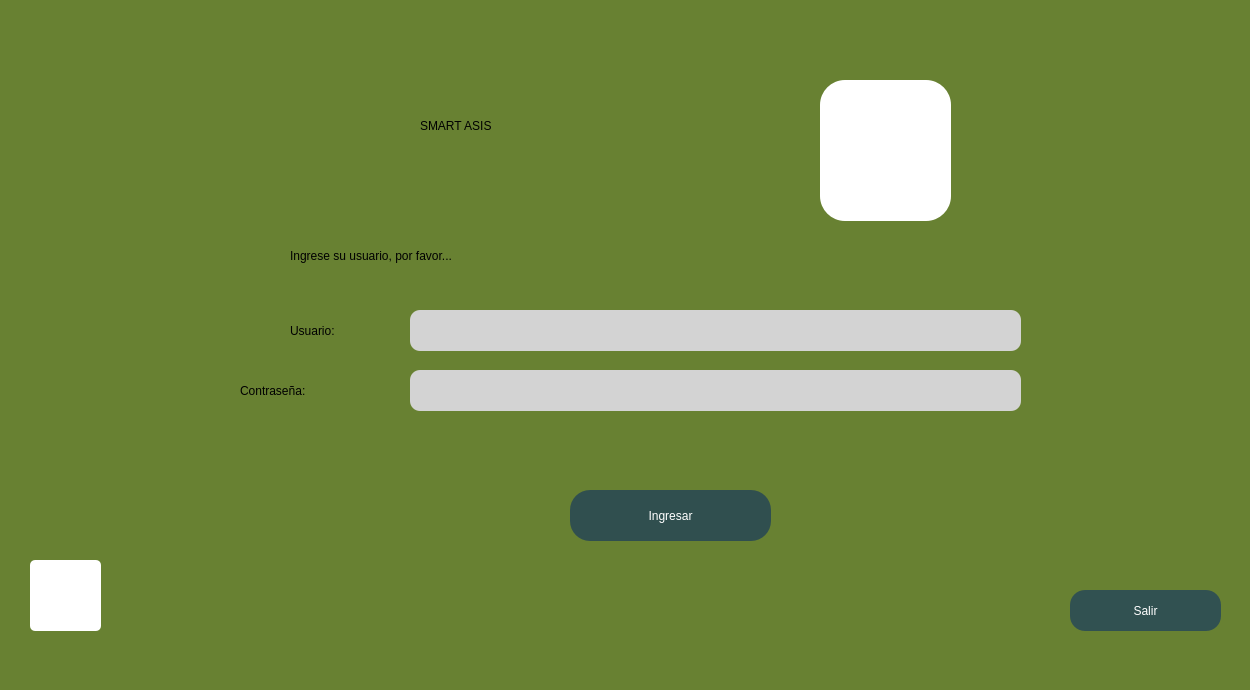
<?xml version="1.0" encoding="UTF-8"?>
<ui version="4.0">
 <class>MainWindow</class>
 <widget class="QMainWindow" name="MainWindow">
  <property name="geometry">
   <rect>
    <x>0</x>
    <y>0</y>
    <width>1250</width>
    <height>690</height>
   </rect>
  </property>
  <property name="minimumSize">
   <size>
    <width>700</width>
    <height>500</height>
   </size>
  </property>
  <property name="maximumSize">
   <size>
    <width>1250</width>
    <height>690</height>
   </size>
  </property>
  <property name="palette">
   <palette>
    <active>
     <colorrole role="Base">
      <brush brushstyle="SolidPattern">
       <color alpha="255">
        <red>255</red>
        <green>255</green>
        <blue>255</blue>
       </color>
      </brush>
     </colorrole>
     <colorrole role="Window">
      <brush brushstyle="SolidPattern">
       <color alpha="255">
        <red>104</red>
        <green>129</green>
        <blue>50</blue>
       </color>
      </brush>
     </colorrole>
    </active>
    <inactive>
     <colorrole role="Base">
      <brush brushstyle="SolidPattern">
       <color alpha="255">
        <red>255</red>
        <green>255</green>
        <blue>255</blue>
       </color>
      </brush>
     </colorrole>
     <colorrole role="Window">
      <brush brushstyle="SolidPattern">
       <color alpha="255">
        <red>104</red>
        <green>129</green>
        <blue>50</blue>
       </color>
      </brush>
     </colorrole>
    </inactive>
    <disabled>
     <colorrole role="Base">
      <brush brushstyle="SolidPattern">
       <color alpha="255">
        <red>104</red>
        <green>129</green>
        <blue>50</blue>
       </color>
      </brush>
     </colorrole>
     <colorrole role="Window">
      <brush brushstyle="SolidPattern">
       <color alpha="255">
        <red>104</red>
        <green>129</green>
        <blue>50</blue>
       </color>
      </brush>
     </colorrole>
    </disabled>
   </palette>
  </property>
  <property name="windowTitle">
   <string>MainWindow</string>
  </property>
  <property name="styleSheet">
   <string notr="true">QWidget#centralwidget{
background-color: qlineargradient(spread:pad, x1:0.965364, y1:0.011, x2:0, y2:1, stop:0.318182 rgba(101, 127, 0, 255), stop:0.99999999999 rgba(255, 255, 255, 255));}</string>
  </property>
  <widget class="QWidget" name="centralwidget">
   <widget class="QLabel" name="texto1">
    <property name="geometry">
     <rect>
      <x>290</x>
      <y>230</y>
      <width>431</width>
      <height>51</height>
     </rect>
    </property>
    <property name="styleSheet">
     <string notr="true">font: 25pt &quot;Holy Friday&quot;;
color: rgb(48, 79, 79);
QWidget#centralwidget{
background-color: qlineargradient(spread:pad, x1:0.943, y1:0.039, x2:0, y2:1, stop:1 rgba(101, 127, 0, 255));}

</string>
    </property>
    <property name="text">
     <string>Ingrese su usuario, por favor...</string>
    </property>
   </widget>
   <widget class="QLabel" name="labelUsua">
    <property name="geometry">
     <rect>
      <x>290</x>
      <y>310</y>
      <width>121</width>
      <height>41</height>
     </rect>
    </property>
    <property name="styleSheet">
     <string notr="true">font: 25pt &quot;Holy Friday&quot;;
color: rgb(48, 79, 79);
QWidget#centralwidget{
background-color: qlineargradient(spread:pad, x1:0.943, y1:0.039, x2:0, y2:1, stop:1 rgba(101, 127, 0, 255));}

</string>
    </property>
    <property name="text">
     <string>Usuario:</string>
    </property>
   </widget>
   <widget class="QLabel" name="labelContra">
    <property name="geometry">
     <rect>
      <x>240</x>
      <y>370</y>
      <width>171</width>
      <height>41</height>
     </rect>
    </property>
    <property name="styleSheet">
     <string notr="true">font: 25pt &quot;Holy Friday&quot;;
color: rgb(48, 79, 79);
QWidget#centralwidget{
background-color: qlineargradient(spread:pad, x1:0.943, y1:0.039, x2:0, y2:1, stop:1 rgba(101, 127, 0, 255));}

</string>
    </property>
    <property name="text">
     <string>Contraseña:</string>
    </property>
   </widget>
   <widget class="QLineEdit" name="usuario_qt">
    <property name="geometry">
     <rect>
      <x>410</x>
      <y>310</y>
      <width>611</width>
      <height>41</height>
     </rect>
    </property>
    <property name="styleSheet">
     <string notr="true">border-radius:10px;
font: 19pt &quot;Holy Friday&quot;;
color: black;
background-color: rgb(211, 211, 211);
</string>
    </property>
    <property name="text">
     <string/>
    </property>
   </widget>
   <widget class="QLineEdit" name="password_qt">
    <property name="geometry">
     <rect>
      <x>410</x>
      <y>370</y>
      <width>611</width>
      <height>41</height>
     </rect>
    </property>
    <property name="styleSheet">
     <string notr="true">border-radius:10px;
font: 19pt &quot;Holy Friday&quot;;
color: black;
background-color: rgb(211, 211, 211);
</string>
    </property>
    <property name="text">
     <string/>
    </property>
    <property name="echoMode">
     <enum>QLineEdit::Password</enum>
    </property>
   </widget>
   <widget class="QLabel" name="advertencia_qt">
    <property name="geometry">
     <rect>
      <x>410</x>
      <y>430</y>
      <width>431</width>
      <height>41</height>
     </rect>
    </property>
    <property name="styleSheet">
     <string notr="true">border-radius:20px;
font: 25pt &quot;Holy Friday&quot;;
color: red;
</string>
    </property>
    <property name="text">
     <string/>
    </property>
   </widget>
   <widget class="QLabel" name="titulo_4">
    <property name="geometry">
     <rect>
      <x>30</x>
      <y>560</y>
      <width>71</width>
      <height>71</height>
     </rect>
    </property>
    <property name="styleSheet">
     <string notr="true">background-color: rgb(255, 255, 255);
border-radius:5px;</string>
    </property>
    <property name="text">
     <string/>
    </property>
    <property name="pixmap">
     <pixmap resource="../imagenes/Recursos.qrc">:/Principal/logo_colegio.jpg</pixmap>
    </property>
    <property name="scaledContents">
     <bool>true</bool>
    </property>
   </widget>
   <widget class="QLabel" name="titulo_5">
    <property name="geometry">
     <rect>
      <x>420</x>
      <y>40</y>
      <width>381</width>
      <height>171</height>
     </rect>
    </property>
    <property name="styleSheet">
     <string notr="true">font: 120pt &quot;New Easter&quot;;
color: rgb(211, 211, 211);

QWidget#centralwidget{
background-color: qlineargradient(spread:pad, x1:0.943, y1:0.039, x2:0, y2:1, stop:1 rgba(101, 127, 0, 255));}

</string>
    </property>
    <property name="text">
     <string>SMART ASIS</string>
    </property>
   </widget>
   <widget class="QPushButton" name="ingresar_qt">
    <property name="geometry">
     <rect>
      <x>570</x>
      <y>490</y>
      <width>201</width>
      <height>51</height>
     </rect>
    </property>
    <property name="styleSheet">
     <string notr="true">border-radius:20px;
background-color: rgb(48, 79, 79);
font: 18pt &quot;Holy Friday&quot;;
color: white;


</string>
    </property>
    <property name="text">
     <string>Ingresar</string>
    </property>
   </widget>
   <widget class="QLabel" name="titulo_6">
    <property name="geometry">
     <rect>
      <x>820</x>
      <y>80</y>
      <width>131</width>
      <height>141</height>
     </rect>
    </property>
    <property name="styleSheet">
     <string notr="true">background-color: rgb(255, 255, 255);
border-radius:25px;</string>
    </property>
    <property name="text">
     <string/>
    </property>
    <property name="pixmap">
     <pixmap resource="../imagenes/Recursos.qrc">:/Principal/Logo app.png</pixmap>
    </property>
    <property name="scaledContents">
     <bool>true</bool>
    </property>
   </widget>
   <widget class="QPushButton" name="salirqt">
    <property name="geometry">
     <rect>
      <x>1070</x>
      <y>590</y>
      <width>151</width>
      <height>41</height>
     </rect>
    </property>
    <property name="styleSheet">
     <string notr="true">border-radius:15px;
background-color: rgb(49, 81, 81);
font: 15pt &quot;Holy Friday&quot;;
color: white;


</string>
    </property>
    <property name="text">
     <string>Salir</string>
    </property>
    <property name="checkable">
     <bool>true</bool>
    </property>
   </widget>
  </widget>
 </widget>
 <resources>
  <include location="../imagenes/Recursos.qrc"/>
 </resources>
 <connections>
  <connection>
   <sender>salirqt</sender>
   <signal>toggled(bool)</signal>
   <receiver>MainWindow</receiver>
   <slot>close()</slot>
   <hints>
    <hint type="sourcelabel">
     <x>1139</x>
     <y>622</y>
    </hint>
    <hint type="destinationlabel">
     <x>1150</x>
     <y>703</y>
    </hint>
   </hints>
  </connection>
 </connections>
</ui>
